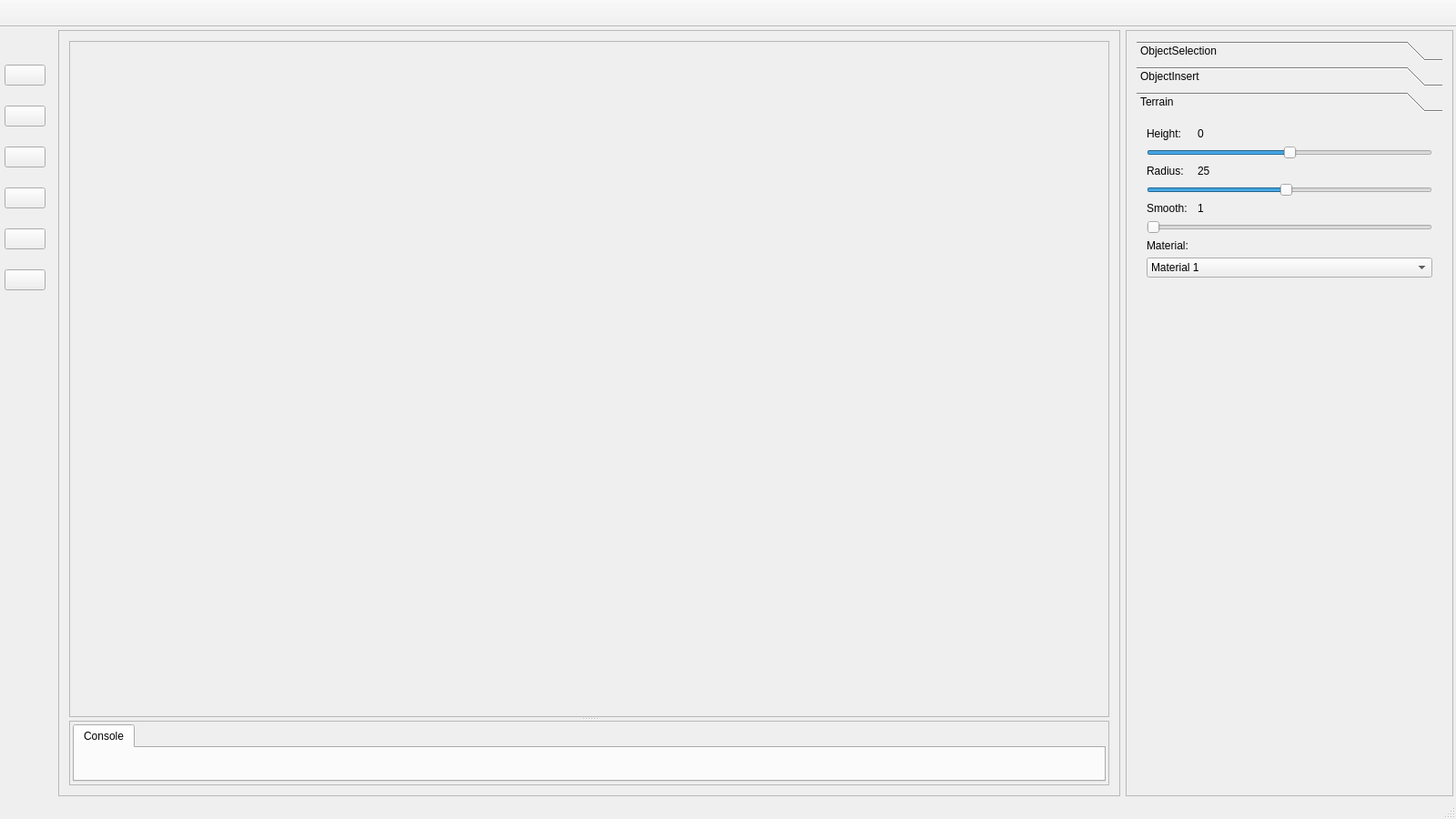
<?xml version="1.0" encoding="UTF-8"?>
<ui version="4.0">
 <class>bcBlackCatEditorClass</class>
 <widget class="QMainWindow" name="bcBlackCatEditorClass">
  <property name="geometry">
   <rect>
    <x>0</x>
    <y>0</y>
    <width>1600</width>
    <height>900</height>
   </rect>
  </property>
  <property name="sizePolicy">
   <sizepolicy hsizetype="Minimum" vsizetype="Minimum">
    <horstretch>0</horstretch>
    <verstretch>0</verstretch>
   </sizepolicy>
  </property>
  <property name="minimumSize">
   <size>
    <width>1600</width>
    <height>900</height>
   </size>
  </property>
  <property name="baseSize">
   <size>
    <width>1200</width>
    <height>750</height>
   </size>
  </property>
  <property name="windowTitle">
   <string>BlackCatEditor</string>
  </property>
  <widget class="QWidget" name="centralWidget">
   <property name="sizePolicy">
    <sizepolicy hsizetype="Expanding" vsizetype="Expanding">
     <horstretch>0</horstretch>
     <verstretch>0</verstretch>
    </sizepolicy>
   </property>
   <layout class="QHBoxLayout" name="horizontalLayout">
    <property name="leftMargin">
     <number>3</number>
    </property>
    <property name="topMargin">
     <number>3</number>
    </property>
    <property name="rightMargin">
     <number>3</number>
    </property>
    <property name="bottomMargin">
     <number>3</number>
    </property>
    <item>
     <layout class="QHBoxLayout" name="mainLayout">
      <property name="spacing">
       <number>6</number>
      </property>
      <item>
       <widget class="QFrame" name="leftFrame">
        <property name="frameShape">
         <enum>QFrame::StyledPanel</enum>
        </property>
        <property name="frameShadow">
         <enum>QFrame::Raised</enum>
        </property>
        <layout class="QVBoxLayout" name="verticalLayout">
         <item>
          <widget class="QSplitter" name="splitter">
           <property name="orientation">
            <enum>Qt::Vertical</enum>
           </property>
           <widget class="QFrame" name="leftRenderFrame">
            <property name="sizePolicy">
             <sizepolicy hsizetype="Expanding" vsizetype="MinimumExpanding">
              <horstretch>0</horstretch>
              <verstretch>0</verstretch>
             </sizepolicy>
            </property>
            <property name="minimumSize">
             <size>
              <width>0</width>
              <height>400</height>
             </size>
            </property>
            <property name="frameShape">
             <enum>QFrame::StyledPanel</enum>
            </property>
            <property name="frameShadow">
             <enum>QFrame::Raised</enum>
            </property>
           </widget>
           <widget class="QFrame" name="leftBottomFrame">
            <property name="sizePolicy">
             <sizepolicy hsizetype="Expanding" vsizetype="Expanding">
              <horstretch>0</horstretch>
              <verstretch>0</verstretch>
             </sizepolicy>
            </property>
            <property name="baseSize">
             <size>
              <width>0</width>
              <height>0</height>
             </size>
            </property>
            <property name="frameShape">
             <enum>QFrame::StyledPanel</enum>
            </property>
            <property name="frameShadow">
             <enum>QFrame::Raised</enum>
            </property>
            <layout class="QHBoxLayout" name="horizontalLayout_3">
             <property name="spacing">
              <number>6</number>
             </property>
             <property name="leftMargin">
              <number>3</number>
             </property>
             <property name="topMargin">
              <number>3</number>
             </property>
             <property name="rightMargin">
              <number>3</number>
             </property>
             <property name="bottomMargin">
              <number>3</number>
             </property>
             <item>
              <widget class="QTabWidget" name="leftBottomTab">
               <property name="currentIndex">
                <number>0</number>
               </property>
               <widget class="QWidget" name="consoleTab">
                <attribute name="title">
                 <string>Console</string>
                </attribute>
               </widget>
              </widget>
             </item>
            </layout>
           </widget>
          </widget>
         </item>
        </layout>
       </widget>
      </item>
      <item>
       <widget class="QFrame" name="rightFrame">
        <property name="sizePolicy">
         <sizepolicy hsizetype="Fixed" vsizetype="Preferred">
          <horstretch>0</horstretch>
          <verstretch>0</verstretch>
         </sizepolicy>
        </property>
        <property name="minimumSize">
         <size>
          <width>360</width>
          <height>0</height>
         </size>
        </property>
        <property name="frameShape">
         <enum>QFrame::StyledPanel</enum>
        </property>
        <property name="frameShadow">
         <enum>QFrame::Raised</enum>
        </property>
        <property name="lineWidth">
         <number>10</number>
        </property>
        <layout class="QVBoxLayout" name="verticalLayout_2">
         <item>
          <widget class="QToolBox" name="rightToolBox">
           <property name="currentIndex">
            <number>2</number>
           </property>
           <property name="fontAwesome" stdset="0">
            <string>handpointero,cubes,areachart</string>
           </property>
           <widget class="QWidget" name="rightToolBoxObjectSelect">
            <property name="geometry">
             <rect>
              <x>0</x>
              <y>0</y>
              <width>98</width>
              <height>28</height>
             </rect>
            </property>
            <attribute name="label">
             <string>ObjectSelection</string>
            </attribute>
            <widget class="QLabel" name="entityNameLabel">
             <property name="geometry">
              <rect>
               <x>10</x>
               <y>10</y>
               <width>81</width>
               <height>16</height>
              </rect>
             </property>
             <property name="text">
              <string>EntityName:</string>
             </property>
            </widget>
            <widget class="QLabel" name="entityNameLabelValue">
             <property name="geometry">
              <rect>
               <x>100</x>
               <y>10</y>
               <width>231</width>
               <height>16</height>
              </rect>
             </property>
             <property name="text">
              <string/>
             </property>
            </widget>
           </widget>
           <widget class="QWidget" name="rightToolBoxObjectInsert">
            <property name="geometry">
             <rect>
              <x>0</x>
              <y>0</y>
              <width>101</width>
              <height>101</height>
             </rect>
            </property>
            <attribute name="label">
             <string>ObjectInsert</string>
            </attribute>
            <layout class="QHBoxLayout" name="horizontalLayout_2">
             <item>
              <widget class="QListWidget" name="entityNameList"/>
             </item>
            </layout>
           </widget>
           <widget class="QWidget" name="rightToolBoxTerrain">
            <property name="geometry">
             <rect>
              <x>0</x>
              <y>0</y>
              <width>338</width>
              <height>708</height>
             </rect>
            </property>
            <attribute name="icon">
             <iconset theme="areaChart">
              <normaloff>.</normaloff>.</iconset>
            </attribute>
            <attribute name="label">
             <string>Terrain</string>
            </attribute>
            <layout class="QFormLayout" name="formLayout">
             <item row="0" column="0">
              <widget class="QLabel" name="terrainHeightLable">
               <property name="text">
                <string>Height: </string>
               </property>
              </widget>
             </item>
             <item row="0" column="1">
              <widget class="QLabel" name="terrainHeightValue">
               <property name="text">
                <string>0</string>
               </property>
              </widget>
             </item>
             <item row="2" column="0" colspan="2">
              <widget class="QSlider" name="terrainHeightSlider">
               <property name="minimum">
                <number>-20</number>
               </property>
               <property name="maximum">
                <number>20</number>
               </property>
               <property name="singleStep">
                <number>1</number>
               </property>
               <property name="pageStep">
                <number>2</number>
               </property>
               <property name="orientation">
                <enum>Qt::Horizontal</enum>
               </property>
               <property name="invertedAppearance">
                <bool>false</bool>
               </property>
               <property name="tickInterval">
                <number>0</number>
               </property>
              </widget>
             </item>
             <item row="6" column="0">
              <widget class="QLabel" name="terrainSmoothLable">
               <property name="text">
                <string>Smooth:</string>
               </property>
              </widget>
             </item>
             <item row="7" column="0" colspan="2">
              <widget class="QSlider" name="terrainSmoothSlider">
               <property name="minimum">
                <number>1</number>
               </property>
               <property name="maximum">
                <number>6</number>
               </property>
               <property name="pageStep">
                <number>1</number>
               </property>
               <property name="orientation">
                <enum>Qt::Horizontal</enum>
               </property>
              </widget>
             </item>
             <item row="6" column="1">
              <widget class="QLabel" name="terrainSmoothValue">
               <property name="text">
                <string>1</string>
               </property>
              </widget>
             </item>
             <item row="10" column="0">
              <widget class="QLabel" name="terrainMaterialLable">
               <property name="text">
                <string>Material: </string>
               </property>
              </widget>
             </item>
             <item row="11" column="0" colspan="2">
              <widget class="QComboBox" name="terrainMaterialCombo">
               <item>
                <property name="text">
                 <string>Material 1</string>
                </property>
               </item>
               <item>
                <property name="text">
                 <string>Material 2</string>
                </property>
               </item>
               <item>
                <property name="text">
                 <string>Material 3</string>
                </property>
               </item>
               <item>
                <property name="text">
                 <string>Material 4</string>
                </property>
               </item>
               <item>
                <property name="text">
                 <string>Material 5</string>
                </property>
               </item>
               <item>
                <property name="text">
                 <string>Material 6</string>
                </property>
               </item>
               <item>
                <property name="text">
                 <string>Material 7</string>
                </property>
               </item>
               <item>
                <property name="text">
                 <string>Material 8</string>
                </property>
               </item>
              </widget>
             </item>
             <item row="4" column="0" colspan="2">
              <widget class="QSlider" name="terrainRadiusSlider">
               <property name="minimum">
                <number>1</number>
               </property>
               <property name="maximum">
                <number>50</number>
               </property>
               <property name="singleStep">
                <number>1</number>
               </property>
               <property name="value">
                <number>25</number>
               </property>
               <property name="orientation">
                <enum>Qt::Horizontal</enum>
               </property>
               <property name="invertedAppearance">
                <bool>false</bool>
               </property>
               <property name="tickInterval">
                <number>0</number>
               </property>
              </widget>
             </item>
             <item row="3" column="0">
              <widget class="QLabel" name="terrainRadiusLable">
               <property name="text">
                <string>Radius: </string>
               </property>
              </widget>
             </item>
             <item row="3" column="1">
              <widget class="QLabel" name="terrainRadiusValue">
               <property name="text">
                <string>25</string>
               </property>
              </widget>
             </item>
            </layout>
           </widget>
          </widget>
         </item>
        </layout>
       </widget>
      </item>
     </layout>
    </item>
   </layout>
  </widget>
  <widget class="QMenuBar" name="menuBar">
   <property name="geometry">
    <rect>
     <x>0</x>
     <y>0</y>
     <width>1600</width>
     <height>23</height>
    </rect>
   </property>
  </widget>
  <widget class="QToolBar" name="mainToolBar">
   <property name="sizePolicy">
    <sizepolicy hsizetype="Preferred" vsizetype="Fixed">
     <horstretch>0</horstretch>
     <verstretch>0</verstretch>
    </sizepolicy>
   </property>
   <property name="minimumSize">
    <size>
     <width>30</width>
     <height>30</height>
    </size>
   </property>
   <property name="baseSize">
    <size>
     <width>0</width>
     <height>0</height>
    </size>
   </property>
   <property name="movable">
    <bool>false</bool>
   </property>
   <property name="orientation">
    <enum>Qt::Horizontal</enum>
   </property>
   <attribute name="toolBarArea">
    <enum>TopToolBarArea</enum>
   </attribute>
   <attribute name="toolBarBreak">
    <bool>false</bool>
   </attribute>
  </widget>
  <widget class="QStatusBar" name="statusBar"/>
  <widget class="QDockWidget" name="toolsDock">
   <property name="sizePolicy">
    <sizepolicy hsizetype="Maximum" vsizetype="Preferred">
     <horstretch>0</horstretch>
     <verstretch>0</verstretch>
    </sizepolicy>
   </property>
   <property name="minimumSize">
    <size>
     <width>55</width>
     <height>914</height>
    </size>
   </property>
   <property name="maximumSize">
    <size>
     <width>55</width>
     <height>524287</height>
    </size>
   </property>
   <property name="floating">
    <bool>false</bool>
   </property>
   <property name="features">
    <set>QDockWidget::NoDockWidgetFeatures</set>
   </property>
   <property name="windowTitle">
    <string notr="true"/>
   </property>
   <attribute name="dockWidgetArea">
    <number>1</number>
   </attribute>
   <widget class="QWidget" name="toolsDockContents">
    <layout class="QVBoxLayout" name="verticalLayout_3" stretch="0,0,0,0,0,0">
     <property name="spacing">
      <number>0</number>
     </property>
     <property name="sizeConstraint">
      <enum>QLayout::SetDefaultConstraint</enum>
     </property>
     <property name="leftMargin">
      <number>5</number>
     </property>
     <property name="topMargin">
      <number>0</number>
     </property>
     <property name="rightMargin">
      <number>5</number>
     </property>
     <property name="bottomMargin">
      <number>600</number>
     </property>
     <item>
      <widget class="QToolButton" name="objectSelectButton">
       <property name="sizePolicy">
        <sizepolicy hsizetype="Expanding" vsizetype="Fixed">
         <horstretch>0</horstretch>
         <verstretch>0</verstretch>
        </sizepolicy>
       </property>
       <property name="toolTip">
        <string>Object selection</string>
       </property>
       <property name="text">
        <string/>
       </property>
       <property name="checkable">
        <bool>true</bool>
       </property>
       <property name="autoExclusive">
        <bool>true</bool>
       </property>
       <property name="fontAwesome" stdset="0">
        <string>handpointero</string>
       </property>
      </widget>
     </item>
     <item>
      <widget class="QToolButton" name="objectInsertButton">
       <property name="sizePolicy">
        <sizepolicy hsizetype="Expanding" vsizetype="Fixed">
         <horstretch>0</horstretch>
         <verstretch>0</verstretch>
        </sizepolicy>
       </property>
       <property name="toolTip">
        <string>Object Insert</string>
       </property>
       <property name="text">
        <string/>
       </property>
       <property name="checkable">
        <bool>true</bool>
       </property>
       <property name="autoExclusive">
        <bool>true</bool>
       </property>
       <property name="fontAwesome" stdset="0">
        <string>cubes</string>
       </property>
      </widget>
     </item>
     <item>
      <widget class="QToolButton" name="terrainHeightButton">
       <property name="sizePolicy">
        <sizepolicy hsizetype="Expanding" vsizetype="Fixed">
         <horstretch>0</horstretch>
         <verstretch>0</verstretch>
        </sizepolicy>
       </property>
       <property name="minimumSize">
        <size>
         <width>0</width>
         <height>0</height>
        </size>
       </property>
       <property name="sizeIncrement">
        <size>
         <width>0</width>
         <height>0</height>
        </size>
       </property>
       <property name="baseSize">
        <size>
         <width>0</width>
         <height>0</height>
        </size>
       </property>
       <property name="toolTip">
        <string>Terrain Height</string>
       </property>
       <property name="text">
        <string/>
       </property>
       <property name="checkable">
        <bool>true</bool>
       </property>
       <property name="autoExclusive">
        <bool>true</bool>
       </property>
       <property name="fontAwesome" stdset="0">
        <string>areachart</string>
       </property>
      </widget>
     </item>
     <item>
      <widget class="QToolButton" name="terrainSmoothButton">
       <property name="sizePolicy">
        <sizepolicy hsizetype="Expanding" vsizetype="Fixed">
         <horstretch>0</horstretch>
         <verstretch>0</verstretch>
        </sizepolicy>
       </property>
       <property name="toolTip">
        <string>Terrain Smooth</string>
       </property>
       <property name="text">
        <string/>
       </property>
       <property name="checkable">
        <bool>true</bool>
       </property>
       <property name="autoExclusive">
        <bool>true</bool>
       </property>
       <property name="fontAwesome" stdset="0">
        <string>bullseye</string>
       </property>
      </widget>
     </item>
     <item>
      <widget class="QToolButton" name="terrainMaterialButton">
       <property name="sizePolicy">
        <sizepolicy hsizetype="Expanding" vsizetype="Fixed">
         <horstretch>0</horstretch>
         <verstretch>0</verstretch>
        </sizepolicy>
       </property>
       <property name="toolTip">
        <string>Terrain Material</string>
       </property>
       <property name="text">
        <string/>
       </property>
       <property name="checkable">
        <bool>true</bool>
       </property>
       <property name="autoExclusive">
        <bool>true</bool>
       </property>
       <property name="fontAwesome" stdset="0">
        <string>envira</string>
       </property>
      </widget>
     </item>
     <item>
      <widget class="QToolButton" name="terrainMaterialSmoothButton">
       <property name="sizePolicy">
        <sizepolicy hsizetype="Expanding" vsizetype="Fixed">
         <horstretch>0</horstretch>
         <verstretch>0</verstretch>
        </sizepolicy>
       </property>
       <property name="toolTip">
        <string>Terrain Material Smooth</string>
       </property>
       <property name="text">
        <string/>
       </property>
       <property name="checkable">
        <bool>true</bool>
       </property>
       <property name="autoExclusive">
        <bool>true</bool>
       </property>
       <property name="fontAwesome" stdset="0">
        <string>bullseye</string>
       </property>
      </widget>
     </item>
    </layout>
   </widget>
  </widget>
 </widget>
 <layoutdefault spacing="6" margin="11"/>
 <resources>
  <include location="bcBlackCatEditor.qrc"/>
 </resources>
 <connections>
  <connection>
   <sender>terrainHeightSlider</sender>
   <signal>valueChanged(int)</signal>
   <receiver>terrainHeightValue</receiver>
   <slot>setNum(int)</slot>
   <hints>
    <hint type="sourcelabel">
     <x>1572</x>
     <y>169</y>
    </hint>
    <hint type="destinationlabel">
     <x>1336</x>
     <y>121</y>
    </hint>
   </hints>
  </connection>
  <connection>
   <sender>terrainSmoothSlider</sender>
   <signal>valueChanged(int)</signal>
   <receiver>terrainSmoothValue</receiver>
   <slot>setNum(int)</slot>
   <hints>
    <hint type="sourcelabel">
     <x>1572</x>
     <y>221</y>
    </hint>
    <hint type="destinationlabel">
     <x>1572</x>
     <y>192</y>
    </hint>
   </hints>
  </connection>
  <connection>
   <sender>terrainRadiusSlider</sender>
   <signal>valueChanged(int)</signal>
   <receiver>terrainRadiusValue</receiver>
   <slot>setNum(int)</slot>
   <hints>
    <hint type="sourcelabel">
     <x>1281</x>
     <y>261</y>
    </hint>
    <hint type="destinationlabel">
     <x>1317</x>
     <y>239</y>
    </hint>
   </hints>
  </connection>
 </connections>
 <slots>
  <slot>on_pushButton_clicked()</slot>
 </slots>
</ui>
